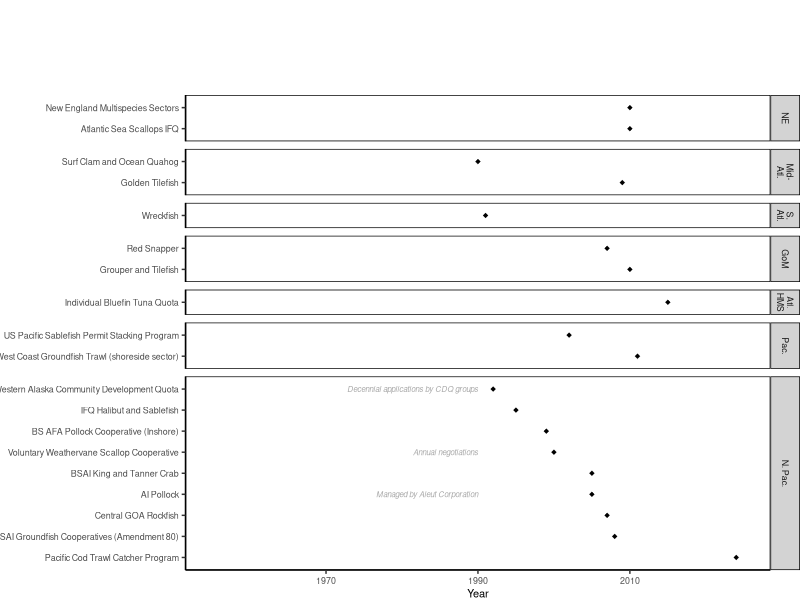
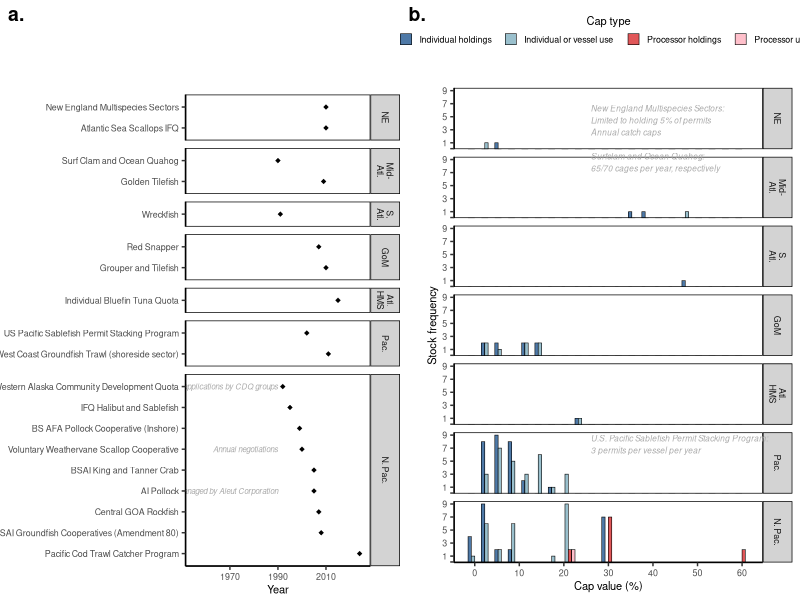

These charts were generated, in order, by the following R code: (Note: this script raises an error after producing the figures.)
# CREATION DATE 9 Oct 2024

# AUTHOR: zoe.j.kitchel@gmail.com

# PURPOSE: Visualize catch share characteristics

#############################
##Setup
#############################
library(data.table)
library(stringr)
library(ggplot2)

########################
##Load data
########################

#####Bring formatted database where each row = share cap type and program
catch_share_allocation_database_forloading <- fread("data/database/processed/catch_share_allocation_database_forloading.csv")
catch_share_allocation_database_forloading[,council_lead := factor(council_lead, levels = c("NEFMC","MAFMC","SAFMC","GMFMC","Atlantic HMS","PFMC","NPFMC"),
                                                                   labels = c("NE","Mid-\nAtl.","S.\nAtl.","GoM","Atl.\nHMS","Pac.","N. Pac."))]

#####Bring in formatted database where each row = stock
catch_share_allocation_database_bystock_forloading <- fread("data/database/processed/catch_share_allocation_database_bystock_forloading.csv")
catch_share_allocation_database_bystock_forloading[,council_lead := factor(council_lead, levels = c("NEFMC","MAFMC","SAFMC","GMFMC","Atlantic HMS","PFMC","NPFMC"),
                                                                   labels = c("NE","Mid-\nAtl.","S.\nAtl.","GoM","Atl.\nHMS","Pac.","N. Pac."))]

####Wide to Long
catch_share_allocation_database_bystock_forloading.l <- melt(catch_share_allocation_database_bystock_forloading,
                                                             id.vars = c("council_lead", "fmp", "stock_orig","species","individual_vessel_use_cap_text", "no_cap_text"),
                                                             variable.name = "cap_type",value.name = "cap_value")

########################
##Plot start and end input years, and start year of program
########################

catch_share_allocation_years <- unique(catch_share_allocation_database_forloading[,.(short_program_name,share_program, council_lead, shares_basis,
                                                                                     shares_basis_text, shares_start_yr,years_dependency,
                                                                                    shares_basis_historical_start,
                                                                                     shares_basis_historical_end)])

catch_share_start_end_input_years <- ggplot() + 
  geom_linerange(data = catch_share_allocation_years[complete.cases(catch_share_allocation_years),], aes(x = reorder(short_program_name, -shares_start_yr), ymin = shares_basis_historical_start, ymax = shares_basis_historical_end, color = shares_basis, linetype = years_dependency), position = position_dodge(width = 0.5)) +
  geom_point(data = catch_share_allocation_years, aes(x = reorder(short_program_name, -shares_start_yr), y = shares_start_yr, fill = "black"), shape = 23, fill = "black", color = "white") + 
  geom_text(data = catch_share_allocation_years[complete.cases(catch_share_allocation_years[,shares_basis_text]),],
            aes(x = reorder(short_program_name, -shares_start_yr), y = 1990, label = shares_basis_text),
            fontface = "italic", size = 2, hjust = 1, color = "darkgrey") +
  theme_classic() + 
  facet_grid(council_lead~"", scales = "free", space = "free") + 
  labs(x = "Program", y = "Year", color = "Reference period type", linetype = "Share based on landings?") + 
  lims(y = c(1955,2025)) +
  theme(
    strip.background = element_rect(fill = "lightgrey",linewidth = 0.5),   # Remove the facet label box
    strip.background.x = element_blank(),
    panel.border = element_rect(color = "black", fill = NA, linewidth = 0.5),
    #strip.text.y.left = element_text(face = "bold"),  # Make facet labels bold
   # strip.placement = "outside",           # Place facet labels outside of y-axis
    axis.title.y = element_blank(),  # Adjust vertical alignment of y-axis title if needed
   legend.position = "null",
   text = element_text(size = 8)
    
  ) +
  coord_flip()

#dummy line graph for legend extraction
color_linetype_legend <- cowplot::get_legend(ggplot() + 
  geom_line(data = catch_share_allocation_years[complete.cases(catch_share_allocation_years),], aes(x = reorder(short_program_name, -shares_start_yr), y = shares_basis_historical_end, color = shares_basis, linetype = years_dependency), position = position_dodge(width = 0.5)) +
  geom_point(data = catch_share_allocation_years, aes(x = reorder(short_program_name, -shares_start_yr), y = shares_start_yr, fill = "black"), shape = 23, fill = "black", color = "white") + 
  theme_classic() + 
  labs(x = "Program", y = "Year", color = "Reference period type", linetype = "Share based on landings?") + 
  guides(color = guide_legend(title.position = "top", title.hjust=0.7, order = 1),
         linetype = guide_legend(title.position = "top", title.hjust=0.7, order = 2)) +
  theme(
    strip.background = element_rect(fill = "lightgrey",linewidth = 0.5),   # Remove the facet label box
    strip.background.x = element_blank(),
    panel.border = element_rect(color = "black", fill = NA, linewidth = 0.5),
    #strip.text.y.left = element_text(face = "bold"),  # Make facet labels bold
    # strip.placement = "outside",           # Place facet labels outside of y-axis
    axis.title.y = element_blank(),  # Adjust vertical alignment of y-axis title if needed
    legend.direction = "vertical",
    legend.box.margin = unit(c(0,0,0,6.5), "cm"),
    legend.position = "top",
    legend.justification = "center",
    text = element_text(size = 8),
    legend.spacing = unit(0.01,"cm"),
    legend.key.size = unit(0.3, 'cm')
    
  ))

#Add legend
catch_share_start_end_input_years.l <- cowplot::plot_grid(color_linetype_legend,
                   catch_share_start_end_input_years + theme(plot.margin = unit(c(0, 0, 0, 0), "cm")),
                   rel_heights = c(1,7),
                   ncol = 1)


ggsave(catch_share_start_end_input_years.l, path = "figures",filename = "catch_share_start_end_input_years.l.jpg", width = 8, height = 9, units = "in")


########################
##Plot distribution of share caps in histogram (by region, but not by program)
########################
#unique values
catch_share_allocation_database_bystock_forloading.l <- unique(catch_share_allocation_database_bystock_forloading.l)

catch_share_allocation_database_bystock_forloading.l[,cap_type := factor(cap_type, levels = c( "individual_holdings_cap"   , "individual_vessel_use_cap"  ,    "catcher_processor_holdings_cap", "vessel_holdings_cap" ,           "processor_holdings_cap" ,       
                                                                                               "crew_holdings_cap"          ,    "catcher_processor_use_cap"    ,  "cooperative_use_cap" ,           "processor_use_cap"))]
catch_share_caps <- ggplot() + 
  geom_histogram(data = catch_share_allocation_database_bystock_forloading.l[cap_type %in% c("individual_holdings_cap","processor_holdings_cap","individual_vessel_use_cap","processor_use_cap")],
                 aes(x = cap_value, fill = cap_type),
                 position =position_dodge(preserve = "single"),
                 binwidth = 3, color = "black", linewidth = 0.2) +
  scale_fill_manual(values = c("#4e79a7", "lightblue3", "#e15759", "pink"), labels = c("Individual holdings    ","Individual or vessel use    ","Processor holdings    ","Processor use    ")) +
  scale_y_continuous(breaks = c(0.1,seq(1,9,2)),labels = c("",seq(1,9,2))) +
  scale_x_continuous(breaks = seq(0,65, by = 10)) +
  coord_cartesian(ylim = c(0.45, NA)) +
 # geom_text(data = catch_share_allocation_caps[complete.cases(catch_share_allocation_caps[,cap_text]),], aes(x = forcats::fct_rev(short_program_name), y = 20, label = cap_text), fontface = "italic", size = 2.5, hjust = 1) +
  theme_classic() + 
  facet_grid(council_lead~"") + 
  labs(x = "Cap value (%)", y = "Stock frequency", fill = "Cap type") + 
  guides(fill = guide_legend(title.position = "top", title.hjust=0.5)) +
  # lims(y = c(1970,2025)) +
 # geom_text(data = catch_share_allocation_database_bystock_forloading.l[cap_type %in% c("individual_vessel_use_cap")],
         #   aes(label = individual_vessel_use_cap_text, x =50, y = 6), color = "lightblue") +
  theme(
     strip.background.x = element_blank(),   # Remove the facet label box
    # strip.text.y.left = element_text(face = "bold"),  # Make facet labels bold
    # strip.placement = "outside",           # Place facet labels outside of y-axis
    #axis.title.y = element_blank(),  # Adjust vertical alignment of y-axis title if needed
    legend.position = "top",
    legend.direction = "horizontal",
    strip.background = element_rect(fill = "lightgrey",linewidth = 0.5),   # Remove the facet label box
    panel.border = element_rect(color = "black", fill = NA, linewidth = 0.5),
    text = element_text(size = 8),
    legend.spacing = unit(0.5,"cm"),
    legend.key.size = unit(0.3, 'cm')
    
  )

catch_share_caps.annotated <- cowplot::ggdraw(catch_share_caps) +
  annotate(geom ="text",
           label = "New England Multispecies Sectors:\nLimited to holding 5% of permits\nAnnual catch caps",
           color = "darkgrey",
           fontface = "italic",
           x = 0.45, y = 0.8, size = 2.1,
           hjust = 0) +
  annotate(geom ="text",
           label = "Surfclam and Ocean Quahog:\n65/70 cages per year, respectively",
           color = "darkgrey",
           fontface = "italic",
           x = 0.45, y = 0.73, size = 2.1,
           hjust = 0) +
  annotate(geom ="text",
           label = "U.S. Pacific Sablefish Permit Stacking Program:\n3 permits per vessel per year",
           color = "darkgrey",
           fontface = "italic",
           x = 0.45, y = 0.26, size = 2.1,
           hjust = 0)

 ##########
#Merge two figures
##########

catch_share_full <- cowplot::plot_grid(catch_share_start_end_input_years.l + theme(plot.margin = margin(0,0,0.1,0,unit = "cm")),
                                       catch_share_caps.annotated + theme(plot.margin = margin(0,0,0,0.5,unit = "cm")),
                                       ncol = 2, labels = c("a.","b."))

ggsave(catch_share_full, path = "figures",filename = "catch_share_full.jpg", width = 10, height = 6, units = "in")



########Scratch
########################
##Plot share caps for each catch share program
########################

catch_share_allocation_caps <- unique(catch_share_allocation_database_forloading[,.(short_program_name,share_program, council_lead, 
                                                                                    cap_type_title, cap_text, cap_min, cap_max)])

catch_share_allocation_caps[,cap_type_title := factor(cap_type_title, levels = c(  "Individual holding",  "Individual/vessel use",  "Processor holding","Processor use",     "Crew holding",   
                                                                                   "Cooperative use"      ))]

catch_share_caps <- ggplot() + 
  geom_linerange(data = catch_share_allocation_caps[complete.cases(cap_type_title),], aes(x = forcats::fct_rev(short_program_name), ymin = cap_min, ymax = cap_max, color = cap_type_title), position = position_dodge(width = 0.5), linewidth = 1) +
  geom_point(data = catch_share_allocation_caps[cap_min == cap_max,], aes(x = forcats::fct_rev(short_program_name), y = cap_min, color = cap_type_title), position = position_dodge(width = 0.5), shape = 15, size = 1) +
  scale_color_manual(values = c("#4e79a7", "lightblue", "#e15759", "pink", "#59a14f", "#b07aa1")) +
  geom_text(data = catch_share_allocation_caps[complete.cases(catch_share_allocation_caps[,cap_text]),], aes(x = forcats::fct_rev(short_program_name), y = 20, label = cap_text), fontface = "italic", size = 2.5, hjust = 1) +
  theme_classic() + 
  facet_grid(council_lead~"", scales = "free", space = "free") + 
  labs(x = "Program", y = "Cap (%)", color = "Cap type") + 
  guides(linetype = guide_legend(title.position = "top", title.hjust=0.5)) +
  # lims(y = c(1970,2025)) +
  theme(
    # strip.background = element_blank(),   # Remove the facet label box
    # strip.text.y.left = element_text(face = "bold"),  # Make facet labels bold
    # strip.placement = "outside",           # Place facet labels outside of y-axis
    axis.title.y = element_blank(),  # Adjust vertical alignment of y-axis title if needed
    legend.position = "top",
    legend.direction = "horizontal",
    
  ) +
  coord_flip()


ggsave(catch_share_caps, path = "figures",filename = "catch_share_caps.jpg", width = 8, height = 12, units = "in")

